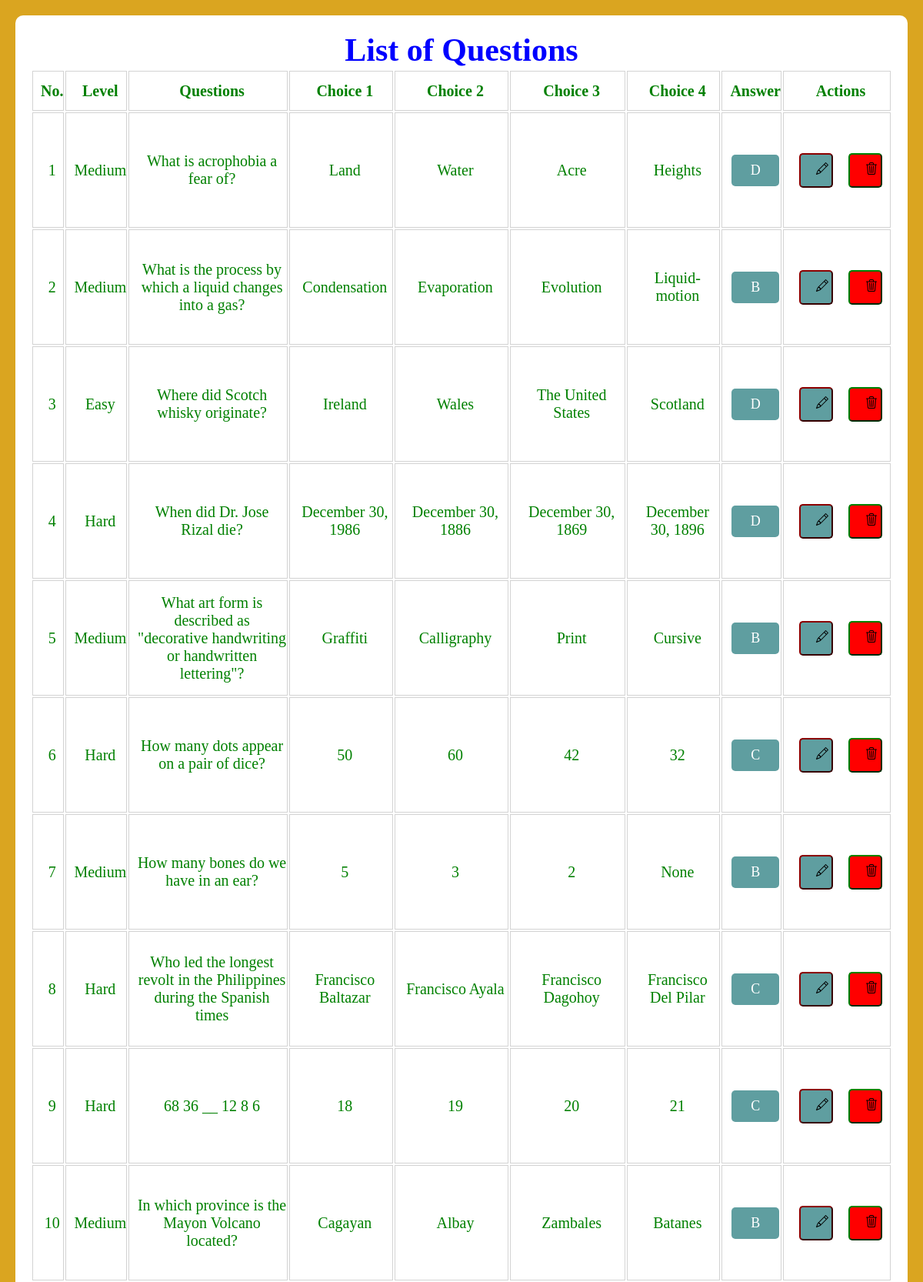
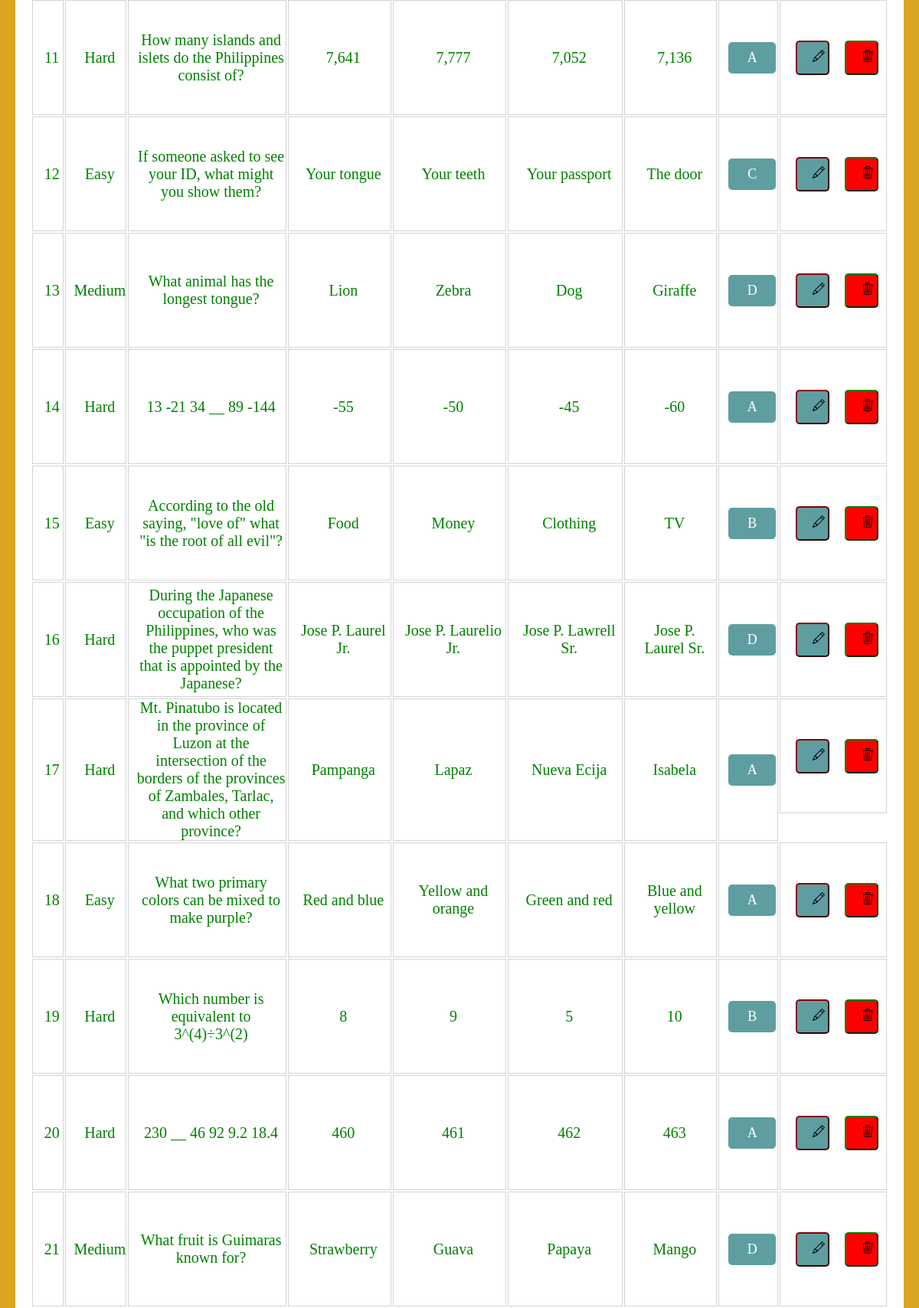
Page /tomaraoExaminations/admin/tomaraoListOfQuestions.php (signed in, upper part) on the committed database (2 pictures, top to bottom).
### tables this page shows
CREATE TABLE `questions` (
  `eid` varchar(255) NOT NULL,
  `qid` varchar(255) NOT NULL,
  `qns` varchar(255) NOT NULL,
  `ch1` varchar(1000) NOT NULL,
  `ch2` varchar(1000) NOT NULL,
  `ch3` varchar(1000) NOT NULL,
  `ch4` varchar(1000) NOT NULL,
  `sn` varchar(255) NOT NULL
);

CREATE TABLE `quiz` (
  `eid` varchar(255) NOT NULL,
  `title` varchar(100) NOT NULL,
  `sahi` int(11) NOT NULL,
  `wrong` int(11) NOT NULL,
  `total` int(11) NOT NULL,
  `time` bigint(20) NOT NULL,
  `intro` text NOT NULL,
  `tag` varchar(100) NOT NULL,
  `date` timestamp NOT NULL DEFAULT current_timestamp() ON UPDATE current_timestamp()
);

### tomaraoExaminations/admin/tomaraoListOfQuestions.php (the view, shortened to what this page needs)
<!DOCTYPE html>
<html lang="en">
<head>
    <link rel="stylesheet" href="../css/tomaraoStyles.css">
</head>
<body>
    <div class="studentContainer">
    <h1>List of Questions</h1>
        <table>
            <thead>
                <tr>
                    <th>
                        <h2>No.</h2>
                    </th>
                    <th>
                        <h2>Level</h2>
                    </th>
                    <th>
                        <h2>Questions</h2>
                    </th>
                    <th>
                        <h2>Choice 1</h2>
                    </th>
                    <th>
                        <h2>Choice 2</h2>
                    </th>
                    <th>
                        <h2>Choice 3</h2>
                    </th>
                    <th>
                        <h2>Choice 4</h2>
                    </th>
                    <th>
                        <h2>Answer</h2>
                    </th>
                    <th>
                        <h2>Actions</h2>
                    </th>
                </tr>
            </thead>
            <tbody>
                <?php
                include('../php/tomaraoConnection.php');
                $query = "
                SELECT qu.qid, qu.qns, qu.ch1, qu.ch2, qu.ch3, qu.ch4, qu.sn, q.tag
                FROM questions qu
                JOIN quiz q ON qu.eid = q.eid
                    ";
                $getQuestions = mysqli_query($renzo, $query);
                $itemNumber = 1;
                while ($searchQns = mysqli_fetch_assoc($getQuestions)) {
                    ?>
                    <tr>
                        <td><?= $itemNumber++; ?></td>
                        <td><?= $searchQns['tag'] ?></td>
                        <td><?= $searchQns['qns'] ?></td>
                        <td><?= $searchQns['ch1'] ?></td>
                        <td><?= $searchQns['ch2'] ?></td>
                        <td><?= $searchQns['ch3'] ?></td>
                        <td><?= $searchQns['ch4'] ?></td>
                        <td><div class="tomaraoBtn uppercase"><?= $searchQns['sn'] ?></div></td>
                        <td class="btn-container">
                            <a href="pages/tomaraoEdit.php?qid=<?= $searchQns['qid'] ?>"><button type="button"
                                    class="tomaraoBtn" style="width: 10%;"> <img src="../assets/pencil.svg" alt="pencil" class="icons"> </button></a>
                            <a href="../php/tomaraoDelete.php?qid=<?= $searchQns['qid'] ?>"
                                onclick="return confirm ('Are you sure you want to delete the question?')">
                                <button type="submit" class="tomaraoView" style="width: 10%;"> <img src="../assets/trash3.svg" alt="trash" class="icons">  </button>
                            </a>
                        </td>
                    </tr>
                    <?php
                }
                ?>
            </tbody>
        </table>
    </div>
</body>
</html>

### rows in the picture
questions: eid.tag "Medium", qns "What is acrophobia a fear of?", ch1 "Land", ch2 "Water", ch3 "Acre", ch4 "Heights", sn "D"
questions: eid.tag "Medium", qns "What is the process by which a liquid changes into a gas?", ch1 "Condensation", ch2 "Evaporation", ch3 "Evolution", ch4 "Liquid-motion", sn "B"
questions: eid.tag "Easy", qns "Where did Scotch whisky originate?", ch1 "Ireland", ch2 "Wales", ch3 "The United States", ch4 "Scotland", sn "D"
questions: eid.tag "Hard", qns "When did Dr. Jose Rizal die?", ch1 "December 30, 1986", ch2 "December 30, 1886", ch3 "December 30, 1869", ch4 "December 30, 1896", sn "D"
questions: eid.tag "Medium", qns "What art form is described as \"decorative handwriting or handwritten lettering\"?", ch1 "Graffiti", ch2 "Calligraphy", ch3 "Print", ch4 "Cursive", sn "B"
questions: eid.tag "Hard", qns "How many dots appear on a pair of dice?", ch1 "50", ch2 "60", ch3 "42", ch4 "32", sn "C"
questions: eid.tag "Medium", qns "How many bones do we have in an ear?", ch1 "5", ch2 "3", ch3 "2", ch4 "None", sn "B"
questions: eid.tag "Hard", qns "Who led the longest revolt in the Philippines during the Spanish times", ch1 "Francisco Baltazar", ch2 "Francisco Ayala", ch3 "Francisco Dagohoy", ch4 "Francisco Del Pilar", sn "C"
questions: eid.tag "Hard", qns "68 36 __ 12 8 6", ch1 "18", ch2 "19", ch3 "20", ch4 "21", sn "C"
questions: eid.tag "Medium", qns "In which province is the Mayon Volcano located?", ch1 "Cagayan", ch2 "Albay", ch3 "Zambales", ch4 "Batanes", sn "B"
questions: eid.tag "Hard", qns "How many islands and islets do the Philippines consist of?", ch1 "7,641", ch2 "7,777", ch3 "7,052", ch4 "7,136", sn "A"
questions: eid.tag "Easy", qns "If someone asked to see your ID, what might you show them?", ch1 "Your tongue", ch2 "Your teeth", ch3 "Your passport", ch4 "The door", sn "C"
questions: eid.tag "Medium", qns "What animal has the longest tongue?", ch1 "Lion", ch2 "Zebra", ch3 "Dog", ch4 "Giraffe", sn "D"
questions: eid.tag "Hard", qns "13 -21 34 __ 89 -144", ch1 "-55", ch2 "-50", ch3 "-45", ch4 "-60", sn "A"
questions: eid.tag "Easy", qns "According to the old saying, \"love of\" what \"is the root of all evil\"?", ch1 "Food", ch2 "Money", ch3 "Clothing", ch4 "TV", sn "B"
questions: eid.tag "Hard", qns "During the Japanese occupation of the Philippines, who was the puppet president that is appointed by the Japanese?", ch1 "Jose P. Laurel Jr.", ch2 "Jose P. Laurelio Jr.", ch3 "Jose P. Lawrell Sr.", ch4 "Jose P. Laurel Sr.", sn "D"
questions: eid.tag "Hard", qns "Mt. Pinatubo is located in the province of Luzon at the intersection of the borders of the provinces of Zambales, Tarlac, and which other province?", ch1 "Pampanga", ch2 "Lapaz", ch3 "Nueva Ecija", ch4 "Isabela", sn "A"
questions: eid.tag "Easy", qns "What two primary colors can be mixed to make purple?", ch1 "Red and blue", ch2 "Yellow and orange", ch3 "Green and red", ch4 "Blue and yellow", sn "A"
questions: eid.tag "Hard", qns "Which number is equivalent to 3^(4)÷3^(2)", ch1 "8", ch2 "9", ch3 "5", ch4 "10", sn "B"
questions: eid.tag "Hard", qns "230 __ 46 92 9.2 18.4", ch1 "460", ch2 "461", ch3 "462", ch4 "463", sn "A"
questions: eid.tag "Medium", qns "What fruit is Guimaras known for?", ch1 "Strawberry", ch2 "Guava", ch3 "Papaya", ch4 "Mango", sn "D"
